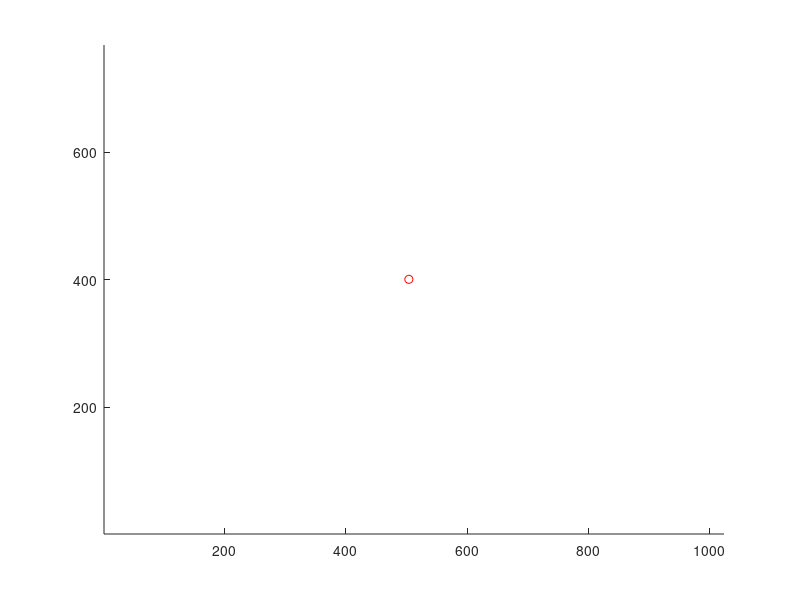

Reproduce this figure in MATLAB. (Note: this script raises an error after producing the figure.)
data = [492	330	10	473	368	8	567	367	10	513	402	5];
x = [data(1) data(4) data(7) data(10)];
y = [data(2) data(5) data(8) data(11)];
figure(1)
hold on
axis([1 1024 1 768])
% step 1, find maximum distance
d = [];
for i = 1 : 3
    for j = i+1 : 4
        if (x(i)>1 && x(i)<1023 && x(j)>4 && x(j)<1020 && ...
            y(i)>1 && y(i)<767 && y(j)>1 && y(j)<767)
            dist = (x(i) - x(j))^2 + (y(i) - y(j))^2;
        else
            dist = 0;
        end
        d = [d; i, j, dist];
    end
end
[v,ind] = max(d(:,3));
p1 = [x(d(ind,1)), y(d(ind,1))];
p2 = [x(d(ind,2)), y(d(ind,2))];

% step 2, find the center, calculate vector
c = 0.5 * (p1 + p2);
%     plot(c(1), c(2), 'go')

% step 3, find the upper star 
vx = x - c(1);
vy = y - c(2);
flag = 0;
q = 1;
while(flag == 0)
    i = d(ind, 1);
    j = d(ind, 2);
    if (q ~= i && q~= j)
        temp = [vx(q), vy(q)] * [vx(i); vy(i)];
        if (temp > 0)
            up = i;
        else
            up = j;
      end
        flag = 1;
    end
    q = q + 1;
end

% step 4, calculate center of m_wii
c_wii = [1024, 768] - c;
plot(c_wii(1), c_wii(2), 'ro')

% step 5, calculate the vector
dir_wii = [-vx(up), vy(up)];
pointer = c_wii + 2*dir_wii; % enlarge 2 times
arr_x = [c_wii(1), pointer(1)];
arr_y = [c_wii(2), pointer(2)];

drawArrow(arr_x, arr_y,{'MaxHeadSize',2})
pause(0.001)
% data analysis

